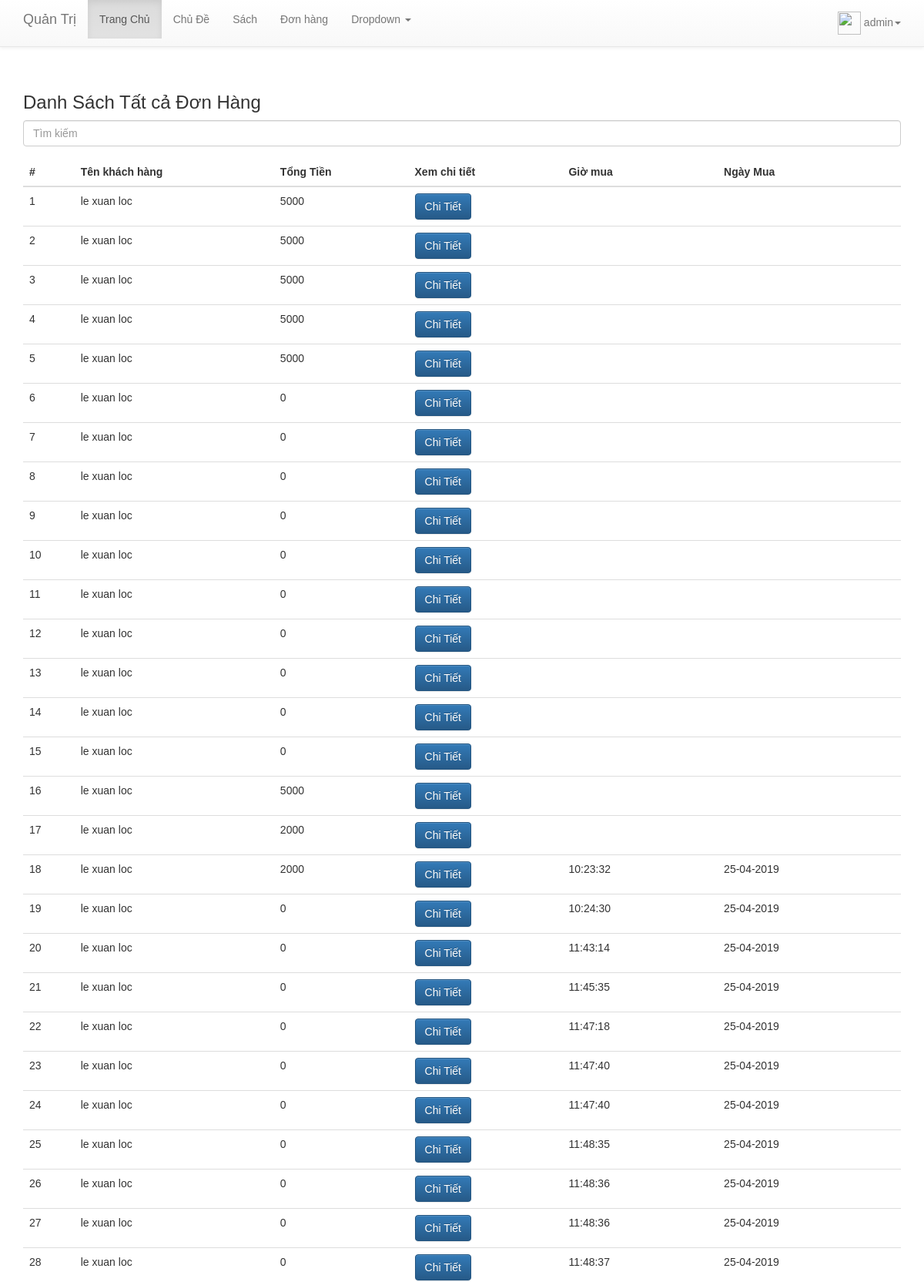
The app's page /public/admin/orders.php (signed in, upper part) with its own data.
### tables this page shows
CREATE TABLE `orderbooks` (
  `idOrder` int(11) NOT NULL,
  `idCustomer` int(11) DEFAULT NULL,
  `total` int(11) DEFAULT NULL,
  `time_order` varchar(255) NOT NULL,
  `day_order` varchar(255) NOT NULL
);

CREATE TABLE `customer` (
  `idCustomer` int(11) NOT NULL,
  `nameCustomer` varchar(255) DEFAULT NULL,
  `avatarCustomer` varchar(255) NOT NULL,
  `emailCustomer` varchar(255) DEFAULT NULL,
  `passwordCustomer` varchar(255) DEFAULT NULL,
  `addressCustomer` varchar(255) DEFAULT NULL,
  `phoneCustomer` varchar(255) DEFAULT NULL
);

### public/admin/orders.php (the view, shortened to what this page needs)
<?php
require '../layout/header.php';
require '../layout/menu_ad.php';
require '../../config/db.php';
$sql="SELECT * FROM orderbooks
INNER JOIN customer
ON orderbooks.idCustomer=customer.idCustomer ";
$query=mysqli_query($conn,$sql);
$orders=mysqli_fetch_all($query,MYSQLI_ASSOC);
$i=1;
?>
<div class="container mg-top">
<h3>Danh Sách Tất cả Đơn Hàng</h3>
        <div class="form-group">
            <input type="text" id="search_order" class="form-control" placeholder="Tìm kiếm">
        </div>
            <table class="table table-hover">
            <thead>
                <tr>
                    <th>#</th>
                    <th>Tên khách hàng</th>
                    <th>Tổng Tiền</th>
                    <th>Xem chi tiết</th>
                    <th>Giờ mua</th>
                    <th>Ngày Mua</th>
                </tr>
            </thead>
            <tbody id="show_order">
            <?php foreach($orders as $order ): ?>
                <tr>
                    <td><?php echo $i++;?></td>
                    <td><?php echo $order['nameCustomer'];?></td>
                    <td><?php echo $order['total'];?></td>
                    <td><a class="btn btn-primary" href="http://localhost/bansach_php/public/admin/orderdetail.php?idOrder=<?php echo $order['idOrder'];?>">Chi Tiết</a></td>
                    <td><?php echo $order['time_order'];?></td>
                    <td><?php echo $order['day_order'];?></td>
                </tr>
        <?php endforeach;?>
            </tbody>
            </table>
</div>
<?php
require('../layout/bottom.php');
?>

### public/layout/header.php (shortened to what this page needs)
<!DOCTYPE html>
<html lang="en">
<head>
<link rel="stylesheet" href="//netdna.bootstrapcdn.com/bootstrap/3.1.1/css/bootstrap.min.css">
<link rel="stylesheet" href="//netdna.bootstrapcdn.com/bootstrap/3.1.1/css/bootstrap-theme.min.css">
<link rel="stylesheet" href="http://localhost/bansach_php/public/css/custom.css">
<link href='https://cdn.jsdelivr.net/npm/froala-editor@2.9.5/css/froala_editor.min.css' rel='stylesheet' type='text/css' />
<link href='https://cdn.jsdelivr.net/npm/froala-editor@2.9.5/css/froala_style.min.css' rel='stylesheet' type='text/css' />
</head>
<body>

### public/layout/menu_ad.php (shortened to what this page needs)
<div class="navbar navbar-default navbar-fixed-top" role="navigation">
     <div class="container">
       <div class="navbar-header">
         <a class="navbar-brand" href="#">Quản Trị</a>
       </div>
       <div class="navbar-collapse collapse">
         <ul class="nav navbar-nav">
           <li class="active"><a href="http://localhost/bansach_php/public/index.php">Trang Chủ</a></li>
           <li><a href="http://localhost/bansach_php/public/admin/category.php">Chủ Đề</a></li>
           <li><a href="http://localhost/bansach_php/public/admin/books.php">Sách</a></li>
           <li><a href="http://localhost/bansach_php/public/admin/orders.php">Đơn hàng</a></li>
           <li class="dropdown">
             <a href="#" class="dropdown-toggle" data-toggle="dropdown">Dropdown <span class="caret"></span></a>
           </li>
         </ul>
         <ul class="nav navbar-nav navbar-right">
                 <?php if(empty($_SESSION['nameUser'])==false):?>
                 <li class="dropdown">
                   <a href="#" class="dropdown-toggle" data-toggle="dropdown"> <img src="http://localhost/bansach_php/public/upload/<?php echo $_SESSION['avatarCustomer'];?>" alt="" width="30px" height="30px"> <?php echo $_SESSION['nameUser'];?><span class="caret"></span></a>
               </li>
             <?php endif?>
							</ul>
       </div>
         </div>
     </div>

### public/layout/bottom.php (shortened to what this page needs)
</body>
</html>

### public/css/custom.css (style rules this page uses)
* { margin: 0; padding:0; font-family: Arial, Helvetica, sans-serif; }
a { text-decoration: none; }
li { list-style-type: none; }
.mg-top { margin-top: 100px; }

### records on screen
orderbooks: idCustomer.nameCustomer "le xuan loc", total "5000"
orderbooks: idCustomer.nameCustomer "le xuan loc", total "5000"
orderbooks: idCustomer.nameCustomer "le xuan loc", total "5000"
orderbooks: idCustomer.nameCustomer "le xuan loc", total "5000"
orderbooks: idCustomer.nameCustomer "le xuan loc", total "5000"
orderbooks: idCustomer.nameCustomer "le xuan loc", total "0"
orderbooks: idCustomer.nameCustomer "le xuan loc", total "0"
orderbooks: idCustomer.nameCustomer "le xuan loc", total "0"
orderbooks: idCustomer.nameCustomer "le xuan loc", total "0"
orderbooks: idCustomer.nameCustomer "le xuan loc", total "0"
orderbooks: idCustomer.nameCustomer "le xuan loc", total "0"
orderbooks: idCustomer.nameCustomer "le xuan loc", total "0"
orderbooks: idCustomer.nameCustomer "le xuan loc", total "0"
orderbooks: idCustomer.nameCustomer "le xuan loc", total "0"
orderbooks: idCustomer.nameCustomer "le xuan loc", total "0"
orderbooks: idCustomer.nameCustomer "le xuan loc", total "5000"
orderbooks: idCustomer.nameCustomer "le xuan loc", total "2000"
orderbooks: idCustomer.nameCustomer "le xuan loc", total "2000", time_order "10:23:32", day_order "25-04-2019"
orderbooks: idCustomer.nameCustomer "le xuan loc", total "0", time_order "10:24:30", day_order "25-04-2019"
orderbooks: idCustomer.nameCustomer "le xuan loc", total "0", time_order "11:43:14", day_order "25-04-2019"
orderbooks: idCustomer.nameCustomer "le xuan loc", total "0", time_order "11:45:35", day_order "25-04-2019"
orderbooks: idCustomer.nameCustomer "le xuan loc", total "0", time_order "11:47:18", day_order "25-04-2019"
orderbooks: idCustomer.nameCustomer "le xuan loc", total "0", time_order "11:47:40", day_order "25-04-2019"
orderbooks: idCustomer.nameCustomer "le xuan loc", total "0", time_order "11:47:40", day_order "25-04-2019"
orderbooks: idCustomer.nameCustomer "le xuan loc", total "0", time_order "11:48:35", day_order "25-04-2019"
orderbooks: idCustomer.nameCustomer "le xuan loc", total "0", time_order "11:48:36", day_order "25-04-2019"
orderbooks: idCustomer.nameCustomer "le xuan loc", total "0", time_order "11:48:36", day_order "25-04-2019"
orderbooks: idCustomer.nameCustomer "le xuan loc", total "0", time_order "11:48:37", day_order "25-04-2019"

### other values on screen
$_SESSION['nameUser'] "admin"
